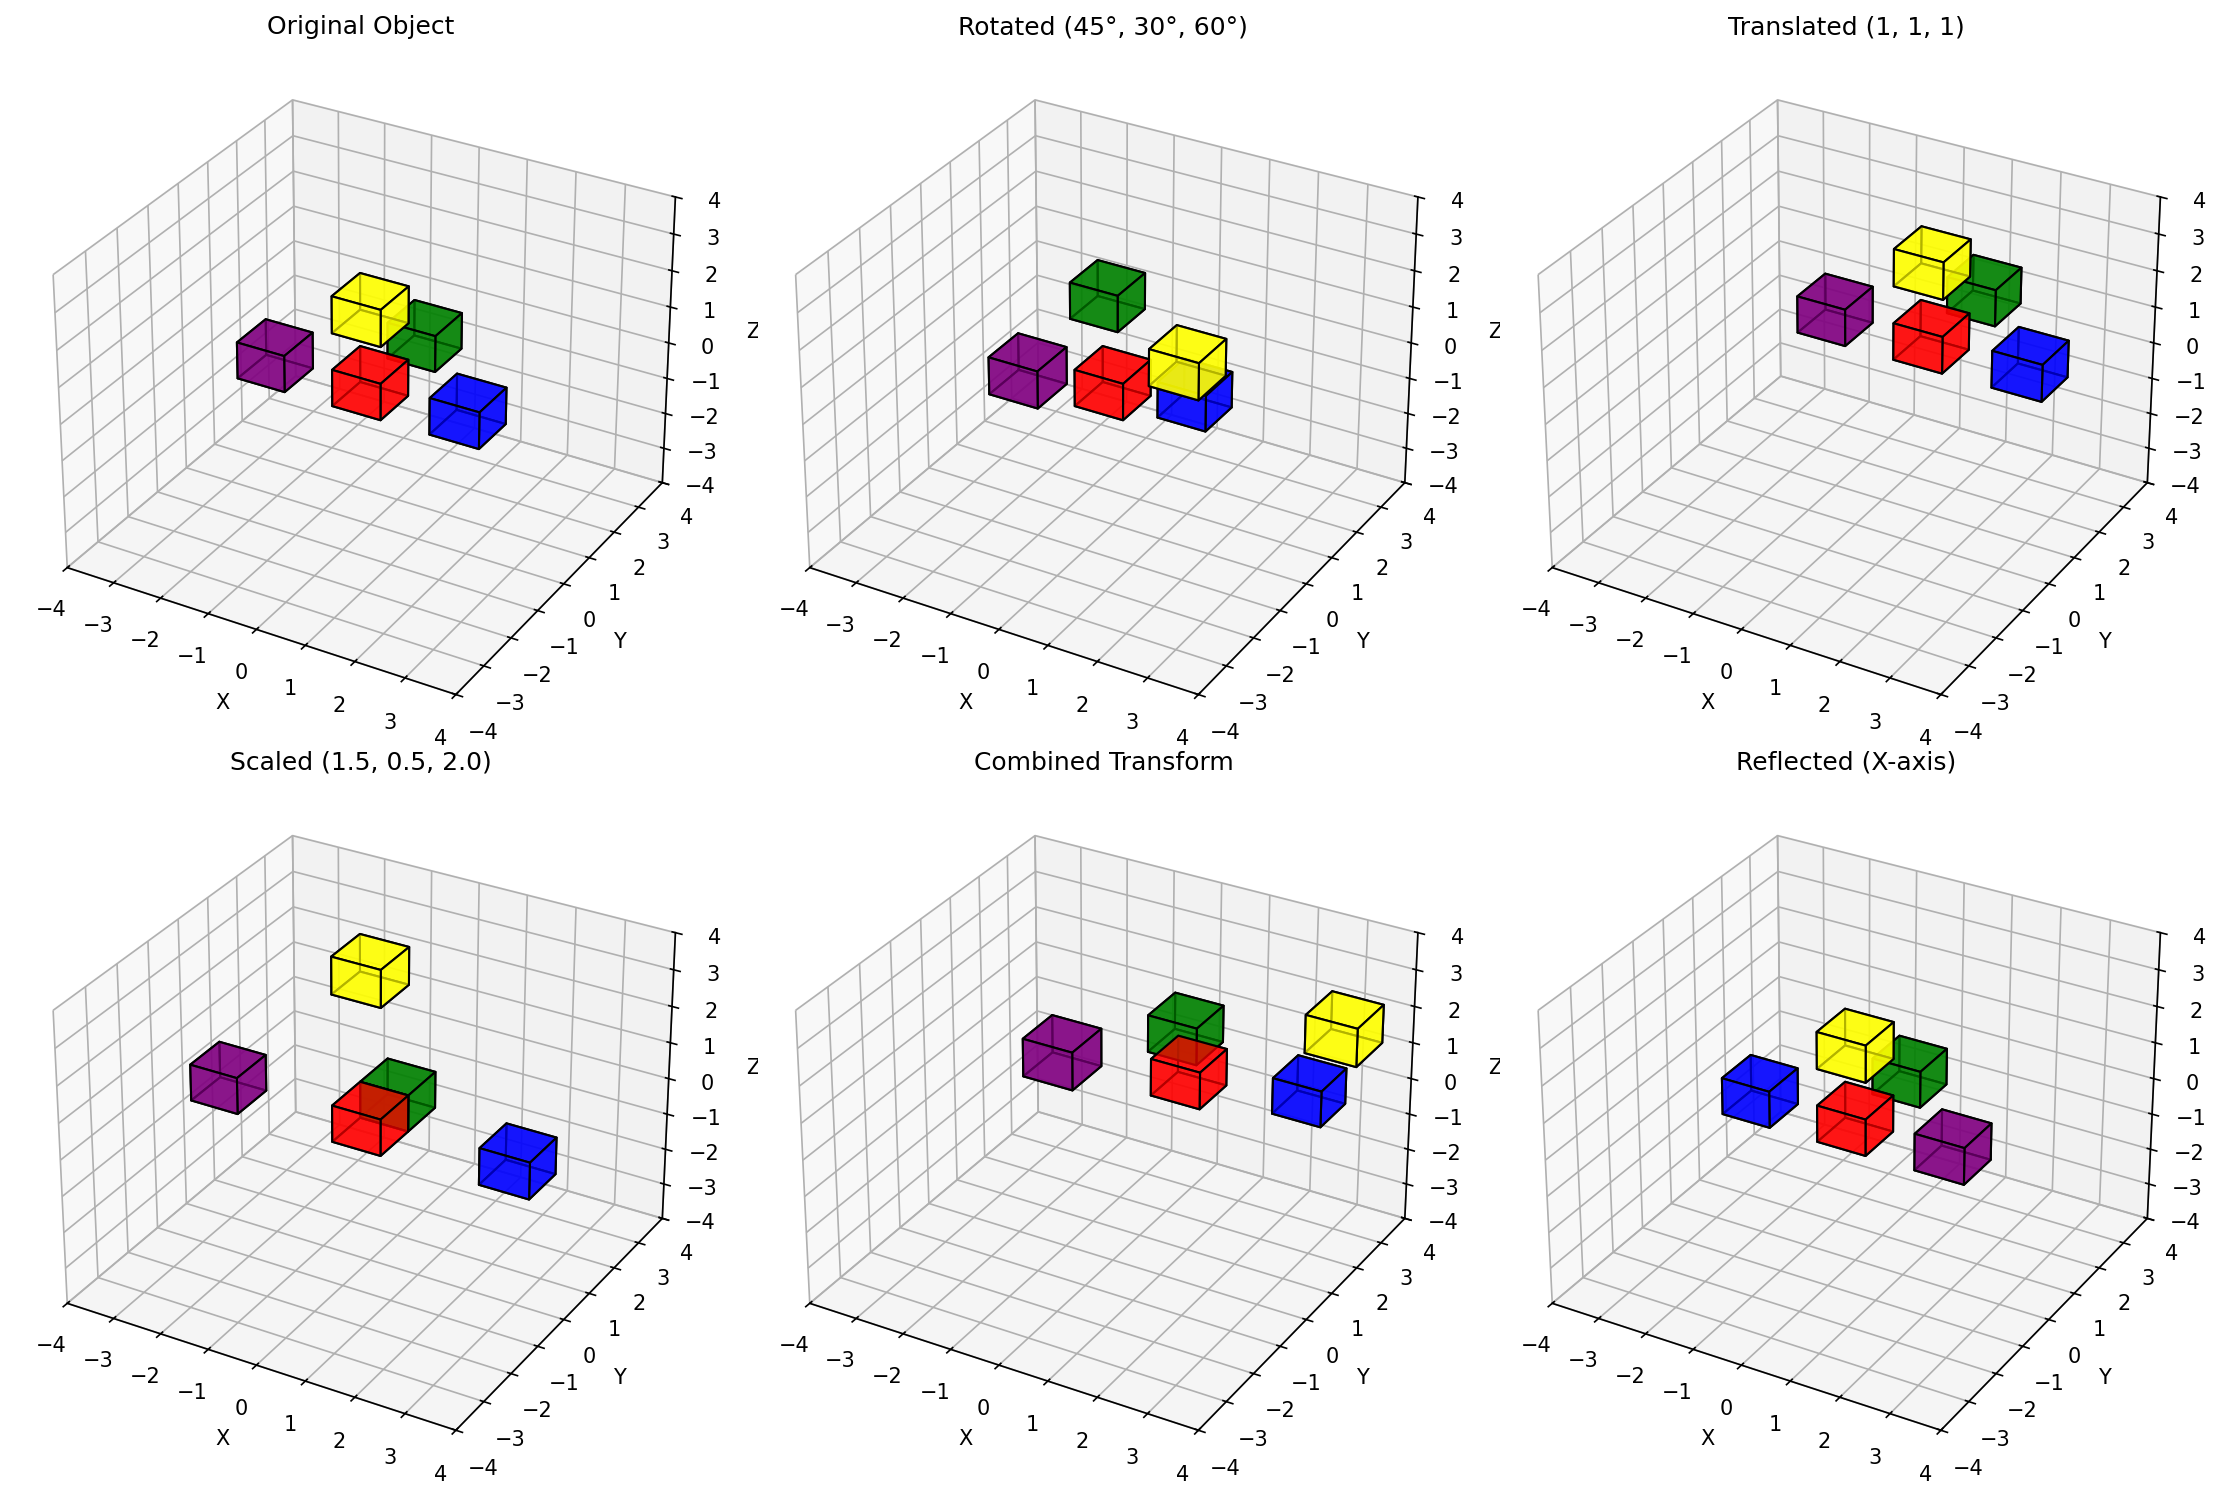

Python code for this plot:
import numpy as np
import matplotlib.pyplot as plt
from mpl_toolkits.mplot3d import Axes3D
from mpl_toolkits.mplot3d.art3d import Poly3DCollection
import matplotlib.animation as animation

class Cube:
    def __init__(self, position, size=1.0, color='blue'):
        """
        Create a cube at given position with specified size and color
        """
        self.position = np.array(position)
        self.size = size
        self.color = color
        self.vertices = self._generate_vertices()
    
    def _generate_vertices(self):
        """Generate the 8 vertices of a cube"""
        s = self.size / 2
        vertices = np.array([
            [-s, -s, -s],  # 0
            [+s, -s, -s],  # 1
            [+s, +s, -s],  # 2
            [-s, +s, -s],  # 3
            [-s, -s, +s],  # 4
            [+s, -s, +s],  # 5
            [+s, +s, +s],  # 6
            [-s, +s, +s],  # 7
        ])
        return vertices + self.position
    
    def get_faces(self):
        """Get the 6 faces of the cube for rendering"""
        vertices = self.vertices
        faces = [
            [vertices[0], vertices[1], vertices[2], vertices[3]],  # bottom
            [vertices[4], vertices[7], vertices[6], vertices[5]],  # top
            [vertices[0], vertices[4], vertices[5], vertices[1]],  # front
            [vertices[2], vertices[6], vertices[7], vertices[3]],  # back
            [vertices[0], vertices[3], vertices[7], vertices[4]],  # left
            [vertices[1], vertices[5], vertices[6], vertices[2]],  # right
        ]
        return faces

class CubeObject:
    def __init__(self):
        """Create an object made of 5 different colored cubes"""
        self.cubes = [
            Cube([0, 0, 0], color='red'),      # Center cube
            Cube([2, 0, 0], color='blue'),     # Right cube
            Cube([0, 2, 0], color='green'),    # Back cube
            Cube([0, 0, 2], color='yellow'),   # Top cube
            Cube([-2, 0, 0], color='purple'), # Left cube
        ]
        self.original_positions = [cube.position.copy() for cube in self.cubes]
    
    def apply_transformation(self, transformation_matrix):
        """Apply a 4x4 transformation matrix to all cubes"""
        for i, cube in enumerate(self.cubes):
            # Convert to homogeneous coordinates
            pos_homogeneous = np.append(self.original_positions[i], 1)
            # Apply transformation
            new_pos = transformation_matrix @ pos_homogeneous
            # Update cube position
            cube.position = new_pos[:3]
            cube.vertices = cube._generate_vertices()
    
    def get_all_faces(self):
        """Get all faces from all cubes with their colors"""
        all_faces = []
        all_colors = []
        for cube in self.cubes:
            faces = cube.get_faces()
            for face in faces:
                all_faces.append(face)
                all_colors.append(cube.color)
        return all_faces, all_colors

def create_rotation_matrix(angle_x, angle_y, angle_z):
    """Create a 4x4 rotation matrix for rotations around x, y, z axes"""
    # Rotation around X axis
    Rx = np.array([
        [1, 0, 0, 0],
        [0, np.cos(angle_x), -np.sin(angle_x), 0],
        [0, np.sin(angle_x), np.cos(angle_x), 0],
        [0, 0, 0, 1]
    ])
    
    # Rotation around Y axis
    Ry = np.array([
        [np.cos(angle_y), 0, np.sin(angle_y), 0],
        [0, 1, 0, 0],
        [-np.sin(angle_y), 0, np.cos(angle_y), 0],
        [0, 0, 0, 1]
    ])
    
    # Rotation around Z axis
    Rz = np.array([
        [np.cos(angle_z), -np.sin(angle_z), 0, 0],
        [np.sin(angle_z), np.cos(angle_z), 0, 0],
        [0, 0, 1, 0],
        [0, 0, 0, 1]
    ])
    
    return Rz @ Ry @ Rx

def create_translation_matrix(tx, ty, tz):
    """Create a 4x4 translation matrix"""
    return np.array([
        [1, 0, 0, tx],
        [0, 1, 0, ty],
        [0, 0, 1, tz],
        [0, 0, 0, 1]
    ])

def create_scaling_matrix(sx, sy, sz):
    """Create a 4x4 scaling matrix"""
    return np.array([
        [sx, 0, 0, 0],
        [0, sy, 0, 0],
        [0, 0, sz, 0],
        [0, 0, 0, 1]
    ])

def plot_cube_object(cube_object, ax, title="Cube Object"):
    """Plot the cube object on given axes"""
    ax.clear()
    faces, colors = cube_object.get_all_faces()
    
    # Create 3D polygon collection
    poly3d = Poly3DCollection(faces, alpha=0.7, linewidths=1, edgecolors='black')
    poly3d.set_facecolors(colors)
    ax.add_collection3d(poly3d)
    
    # Set equal aspect ratio and limits
    ax.set_xlim([-4, 4])
    ax.set_ylim([-4, 4])
    ax.set_zlim([-4, 4])
    ax.set_xlabel('X')
    ax.set_ylabel('Y')
    ax.set_zlabel('Z')
    ax.set_title(title)

def main():
    """Main function to demonstrate cube transformations"""
    # Create the cube object
    cube_obj = CubeObject()
    
    # Create figure with subplots
    fig = plt.figure(figsize=(15, 10))
    
    # Original object
    ax1 = fig.add_subplot(2, 3, 1, projection='3d')
    plot_cube_object(cube_obj, ax1, "Original Object")
    
    # Rotation transformation
    cube_obj_rot = CubeObject()
    rotation_matrix = create_rotation_matrix(np.pi/4, np.pi/6, np.pi/3)
    cube_obj_rot.apply_transformation(rotation_matrix)
    ax2 = fig.add_subplot(2, 3, 2, projection='3d')
    plot_cube_object(cube_obj_rot, ax2, "Rotated (45°, 30°, 60°)")
    
    # Translation transformation
    cube_obj_trans = CubeObject()
    translation_matrix = create_translation_matrix(1, 1, 1)
    cube_obj_trans.apply_transformation(translation_matrix)
    ax3 = fig.add_subplot(2, 3, 3, projection='3d')
    plot_cube_object(cube_obj_trans, ax3, "Translated (1, 1, 1)")
    
    # Scaling transformation
    cube_obj_scale = CubeObject()
    scaling_matrix = create_scaling_matrix(1.5, 0.5, 2.0)
    cube_obj_scale.apply_transformation(scaling_matrix)
    ax4 = fig.add_subplot(2, 3, 4, projection='3d')
    plot_cube_object(cube_obj_scale, ax4, "Scaled (1.5, 0.5, 2.0)")
    
    # Combined transformation (rotation + translation + scaling)
    cube_obj_combined = CubeObject()
    combined_matrix = translation_matrix @ rotation_matrix @ scaling_matrix
    cube_obj_combined.apply_transformation(combined_matrix)
    ax5 = fig.add_subplot(2, 3, 5, projection='3d')
    plot_cube_object(cube_obj_combined, ax5, "Combined Transform")
    
    # Reflection transformation (negative scaling)
    cube_obj_reflect = CubeObject()
    reflection_matrix = create_scaling_matrix(-1, 1, 1)  # Reflect across YZ plane
    cube_obj_reflect.apply_transformation(reflection_matrix)
    ax6 = fig.add_subplot(2, 3, 6, projection='3d')
    plot_cube_object(cube_obj_reflect, ax6, "Reflected (X-axis)")
    
    plt.tight_layout()
    plt.show()

def create_animation():
    """Create an animated version showing continuous transformations"""
    cube_obj = CubeObject()
    
    fig = plt.figure(figsize=(10, 8))
    ax = fig.add_subplot(111, projection='3d')
    
    def animate(frame):
        # Create time-varying transformations
        t = frame * 0.1
        
        # Rotating transformation
        rotation_matrix = create_rotation_matrix(t, t*0.7, t*0.5)
        translation_matrix = create_translation_matrix(
            np.sin(t) * 0.5, 
            np.cos(t) * 0.5, 
            np.sin(t*0.3) * 0.5
        )
        scaling_matrix = create_scaling_matrix(
            1 + 0.3 * np.sin(t*2),
            1 + 0.3 * np.cos(t*2),
            1 + 0.2 * np.sin(t*3)
        )
        
        # Combine transformations
        combined_matrix = translation_matrix @ rotation_matrix @ scaling_matrix
        
        # Apply to cube object
        cube_obj_anim = CubeObject()
        cube_obj_anim.apply_transformation(combined_matrix)
        
        # Plot
        plot_cube_object(cube_obj_anim, ax, f"Animated Transformations (Frame {frame})")
        
    # Create animation
    anim = animation.FuncAnimation(fig, animate, frames=200, interval=50, repeat=True)
    plt.show()
    
    return anim

if __name__ == "__main__":
    print("Displaying static transformations...")
    main()
    
    print("\nCreating animated transformations...")
    anim = create_animation()
